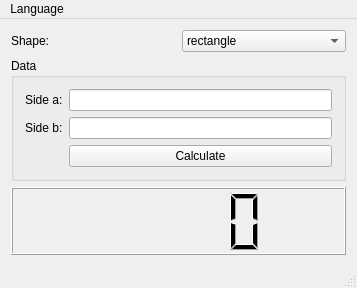
<?xml version="1.0" encoding="UTF-8"?>
<ui version="4.0">
 <class>CalculatorWindow</class>
 <widget class="QMainWindow" name="CalculatorWindow">
  <property name="geometry">
   <rect>
    <x>0</x>
    <y>0</y>
    <width>357</width>
    <height>288</height>
   </rect>
  </property>
  <property name="windowTitle">
   <string>CalculatorWindow</string>
  </property>
  <widget class="QWidget" name="centralWidget">
   <layout class="QVBoxLayout" name="verticalLayout_3">
    <item>
     <layout class="QVBoxLayout" name="verticalLayout_2">
      <item>
       <layout class="QHBoxLayout" name="horizontalLayout">
        <item>
         <widget class="QLabel" name="label">
          <property name="text">
           <string>Shape:</string>
          </property>
         </widget>
        </item>
        <item>
         <widget class="QComboBox" name="comboBox">
          <item>
           <property name="text">
            <string>rectangle</string>
           </property>
          </item>
          <item>
           <property name="text">
            <string>triangle</string>
           </property>
          </item>
          <item>
           <property name="text">
            <string>circle</string>
           </property>
          </item>
         </widget>
        </item>
       </layout>
      </item>
      <item>
       <widget class="QGroupBox" name="groupBox">
        <property name="title">
         <string>Data</string>
        </property>
        <layout class="QVBoxLayout" name="verticalLayout">
         <item>
          <layout class="QGridLayout" name="gridLayout">
           <item row="0" column="0">
            <widget class="QLabel" name="labelValue1">
             <property name="text">
              <string>Side a:</string>
             </property>
            </widget>
           </item>
           <item row="0" column="1">
            <widget class="QLineEdit" name="lineEdit1"/>
           </item>
           <item row="1" column="0">
            <widget class="QLabel" name="labelValue2">
             <property name="text">
              <string>Side b:</string>
             </property>
            </widget>
           </item>
           <item row="1" column="1">
            <widget class="QLineEdit" name="lineEdit2"/>
           </item>
           <item row="2" column="1">
            <widget class="QPushButton" name="calculateButton">
             <property name="text">
              <string>Calculate</string>
             </property>
            </widget>
           </item>
          </layout>
         </item>
        </layout>
       </widget>
      </item>
      <item>
       <widget class="QLCDNumber" name="lcdNumber"/>
      </item>
     </layout>
    </item>
   </layout>
  </widget>
  <widget class="QMenuBar" name="menuBar">
   <property name="geometry">
    <rect>
     <x>0</x>
     <y>0</y>
     <width>357</width>
     <height>22</height>
    </rect>
   </property>
   <widget class="QMenu" name="manuLanguage">
    <property name="title">
     <string>Language</string>
    </property>
    <addaction name="actionPolish"/>
    <addaction name="actionEnglish"/>
   </widget>
   <addaction name="manuLanguage"/>
  </widget>
  <widget class="QStatusBar" name="statusBar"/>
  <action name="actionPolish">
   <property name="text">
    <string>Polski</string>
   </property>
  </action>
  <action name="actionEnglish">
   <property name="text">
    <string>English</string>
   </property>
  </action>
 </widget>
 <layoutdefault spacing="6" margin="11"/>
 <resources/>
 <connections/>
</ui>
